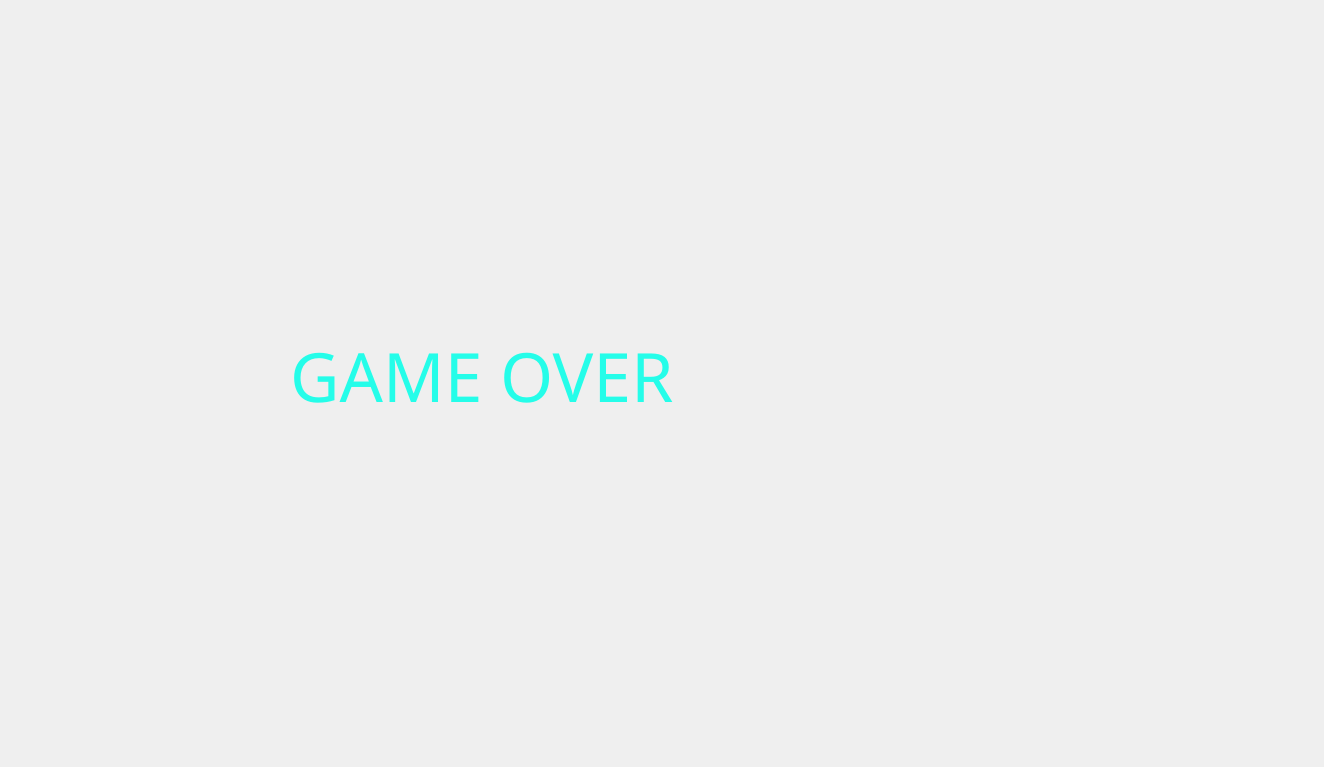
<?xml version="1.0" encoding="UTF-8"?>
<ui version="4.0">
 <class>Dialog28</class>
 <widget class="QDialog" name="Dialog28">
  <property name="geometry">
   <rect>
    <x>0</x>
    <y>0</y>
    <width>1324</width>
    <height>767</height>
   </rect>
  </property>
  <property name="windowTitle">
   <string>Dialog</string>
  </property>
  <widget class="QLabel" name="label">
   <property name="geometry">
    <rect>
     <x>290</x>
     <y>270</y>
     <width>711</width>
     <height>211</height>
    </rect>
   </property>
   <property name="font">
    <font>
     <family>Snap ITC</family>
     <pointsize>51</pointsize>
    </font>
   </property>
   <property name="styleSheet">
    <string notr="true">color: rgb(37, 253, 233);</string>
   </property>
   <property name="text">
    <string>GAME OVER</string>
   </property>
  </widget>
 </widget>
 <resources/>
 <connections/>
</ui>
